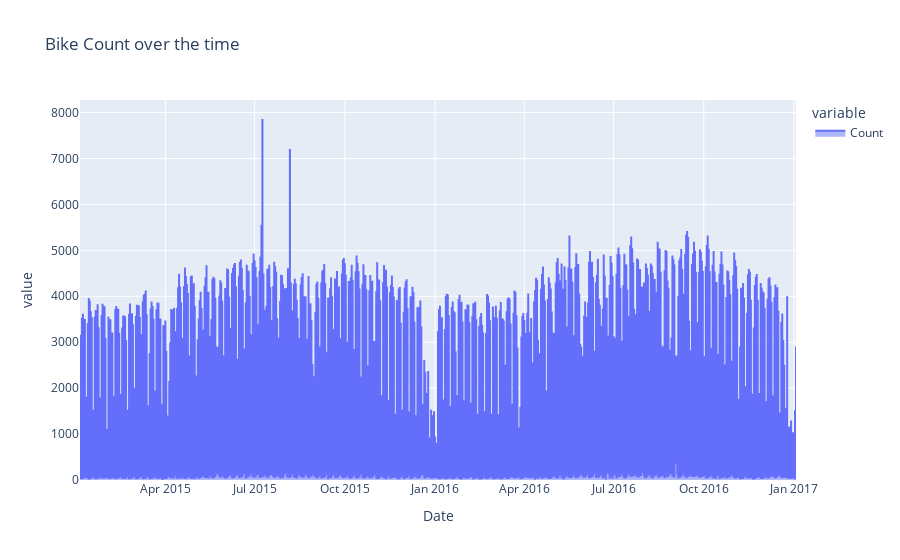

Notebook code for this chart:
### Markdown cell above
## Visualizing Bike Count/Usage over the time

### Code cell
fig = px.area(df, x='Date', y=['Count'], title='Bike Count over the time')

fig.update_layout(
    paper_bgcolor='white'  # Background color of the entire figure
)

### Figure 1 — Plotly figure (JSON) as saved in the notebook; plotly's stock layout.template omitted (floating-point values rounded to 4 significant figures; data arrays with more than 128 entries replaced by an {"elided": "..."} marker saying what was removed)
{"data": [{"fillpattern": {"shape": ""}, "hovertemplate": "variable=Count<br>Date=%{x}<br>value=%{y}<extra></extra>", "legendgroup": "Count", "line": {"color": "#636efa"}, "marker": {"symbol": "circle"}, "mode": "lines", "name": "Count", "orientation": "v", "showlegend": true, "stackgroup": "1", "type": "scatter", "x": {"elided": "17414 str values"}, "xaxis": "x", "y": {"elided": "17414 int values"}, "yaxis": "y"}], "layout": {"autosize": true, "legend": {"title": {"text": "variable"}, "tracegroupgap": 0}, "paper_bgcolor": "white", "title": {"text": "Bike Count over the time"}, "xaxis": {"anchor": "y", "autorange": true, "domain": [0, 1], "range": ["2015-01-04", "2017-01-03"], "showspikes": false, "title": {"text": "Date"}, "type": "date"}, "yaxis": {"anchor": "x", "autorange": true, "domain": [0, 1], "range": [0, 8274.0], "showspikes": false, "title": {"text": "value"}, "type": "linear"}}}
